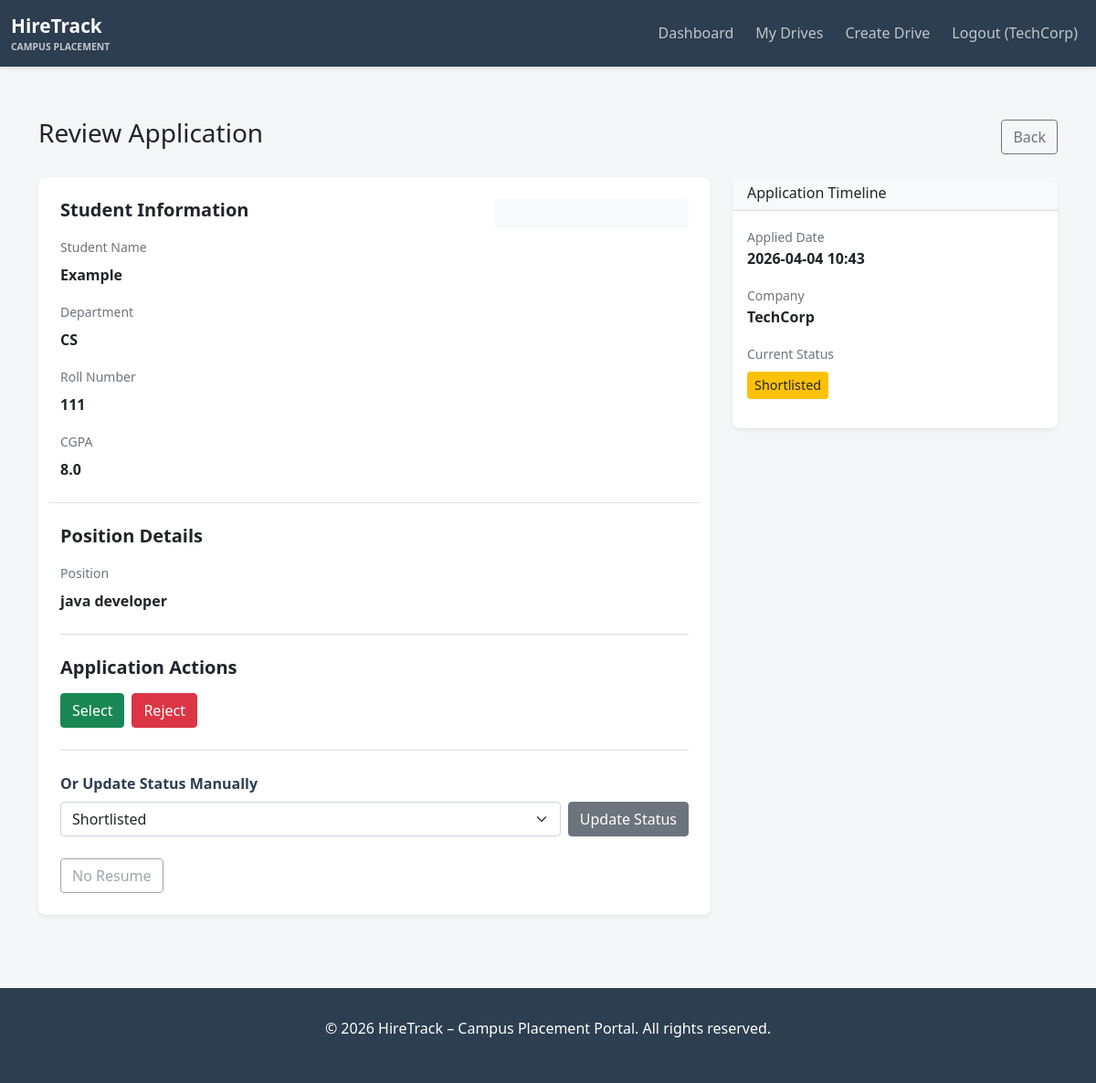
Screenshot of /company/application/1/review (signed in) with the database file from the repository.
### app/models.py (models this page shows, shortened)
class Company(UserMixin, db.Model):
    __tablename__ = 'company'
    id = db.Column(db.Integer, primary_key=True)
    company_name = db.Column(db.String(255), nullable=False, unique=True)
    email = db.Column(db.String(120), unique=True, nullable=False, index=True)
    password_hash = db.Column(db.String(255), nullable=False)
    hr_contact = db.Column(db.String(120), nullable=False)
    website = db.Column(db.String(255))
    approval_status = db.Column(db.String(20), default='Pending')  # Pending, Approved, Rejected
    is_active = db.Column(db.Boolean, default=True)
    created_at = db.Column(db.DateTime, default=datetime.utcnow)
    placement_drives = db.relationship('PlacementDrive', backref='company', lazy=True, cascade='all, delete-orphan')

class Student(UserMixin, db.Model):
    __tablename__ = 'student'
    id = db.Column(db.Integer, primary_key=True)
    roll_number = db.Column(db.String(50), unique=True, nullable=False, index=True)
    name = db.Column(db.String(255), nullable=False)
    email = db.Column(db.String(120), unique=True, nullable=False, index=True)
    password_hash = db.Column(db.String(255), nullable=False)
    cgpa = db.Column(db.Float)
    branch = db.Column(db.String(100))
    resume_path = db.Column(db.String(255))
    is_active = db.Column(db.Boolean, default=True)
    is_blacklisted = db.Column(db.Boolean, default=False)
    created_at = db.Column(db.DateTime, default=datetime.utcnow)
    updated_at = db.Column(db.DateTime, default=datetime.utcnow, onupdate=datetime.utcnow)
    applications = db.relationship('Application', backref='student', lazy=True, cascade='all, delete-orphan')

class PlacementDrive(db.Model):
    __tablename__ = 'placement_drive'
    id = db.Column(db.Integer, primary_key=True)
    company_id = db.Column(db.Integer, db.ForeignKey('company.id'), nullable=False)
    job_title = db.Column(db.String(255), nullable=False)
    job_description = db.Column(db.Text, nullable=False)
    eligibility_criteria = db.Column(db.Text)
    salary = db.Column(db.String(100))
    application_deadline = db.Column(db.DateTime, nullable=False)
    status = db.Column(db.String(20), default='Pending')  # Pending, Approved, Closed, Rejected
    created_at = db.Column(db.DateTime, default=datetime.utcnow)
    updated_at = db.Column(db.DateTime, default=datetime.utcnow, onupdate=datetime.utcnow)
    applications = db.relationship('Application', backref='placement_drive', lazy=True, cascade='all, delete-orphan')

class Application(db.Model):
    __tablename__ = 'application'
    id = db.Column(db.Integer, primary_key=True)
    student_id = db.Column(db.Integer, db.ForeignKey('student.id'), nullable=False)
    drive_id = db.Column(db.Integer, db.ForeignKey('placement_drive.id'), nullable=False)
    status = db.Column(db.String(20), default='Applied')  # Applied, Shortlisted, Selected, Rejected
    applied_at = db.Column(db.DateTime, default=datetime.utcnow)
    updated_at = db.Column(db.DateTime, default=datetime.utcnow, onupdate=datetime.utcnow)
    __table_args__ = (db.UniqueConstraint('student_id', 'drive_id', name='unique_student_drive'),)

### app/routes.py (the view)
@company_bp.route('/application/<int:app_id>/review')
@company_required
def review_application(app_id):
    application = Application.query.get_or_404(app_id)
    if application.placement_drive.company_id != current_user.id:
        flash('You do not have permission to view this application.', 'danger')
        return redirect(url_for('company.view_drives'))
    return render_template('company/review_application.html', application=application)

### app/routes.py (called while the page is built)
def company_required(f):
    @wraps(f)
    def decorated_function(*args, **kwargs):
        if not current_user.is_authenticated or not isinstance(current_user, Company):
            flash('You must be logged in as company to access this page.', 'danger')
            return redirect(url_for('auth.login'))
        if current_user.approval_status != 'Approved':
            flash('Your company account is not approved yet.', 'warning')
            return redirect(url_for('main.index'))
        return f(*args, **kwargs)
    return decorated_function

### app/templates/company/review_application.html (shortened to what this page needs)
{% extends "base.html" %}
{% block content %}
<div class="container mt-4">
    <div class="d-flex justify-content-between align-items-center mb-4">
        <h3>Review Application</h3>
        <a href="{{ url_for('company.view_applications', drive_id=application.placement_drive.id) }}" class="btn btn-outline-secondary">Back</a>
    </div>
    <div class="row">
        <div class="col-lg-8">
            <div class="card border-0 shadow-sm">
                <div class="card-body p-4">
                    <div class="row mb-4 pb-4 border-bottom">
                        <div class="col-md-8">
                            <h5 class="mb-3"><strong>Student Information</strong></h5>
                            <div class="mb-3">
                                <label class="form-label text-muted small">Student Name</label>
                                <p class="mb-0"><strong>{{ application.student.name }}</strong></p>
                            </div>
                            <div class="mb-3">
                                <label class="form-label text-muted small">Department</label>
                                <p class="mb-0"><strong>{{ application.student.branch or 'N/A' }}</strong></p>
                            </div>
                            <div class="mb-3">
                                <label class="form-label text-muted small">Roll Number</label>
                                <p class="mb-0"><strong>{{ application.student.roll_number }}</strong></p>
                            </div>
                            <div class="mb-0">
                                <label class="form-label text-muted small">CGPA</label>
                                <p class="mb-0"><strong>{{ application.student.cgpa }}</strong></p>
                            </div>
                        </div>
                        <div class="col-md-4 text-end">
                            <div class="bg-light p-3 rounded">
                            </div>
                        </div>
                    </div>
                    <div class="mb-4 pb-4 border-bottom">
                        <h5 class="mb-3"><strong>Position Details</strong></h5>
                        <div class="mb-0">
                            <label class="form-label text-muted small">Position</label>
                            <p class="mb-0"><strong>{{ application.placement_drive.job_title }}</strong></p>
                        </div>
                    </div>
                    <div class="mb-4">
                        <h5 class="mb-3"><strong>Application Actions</strong></h5>
                        <div class="d-flex gap-2 flex-wrap">
                            {% if application.status != 'Selected' %}
                                <form method="POST" action="{{ url_for('company.select_application', app_id=application.id) }}" style="display: inline;">
                                    <button type="submit" class="btn btn-success" title="Select this candidate">Select</button>
                                </form>
                            {% endif %}
                            {% if application.status != 'Rejected' %}
                                <form method="POST" action="{{ url_for('company.reject_application', app_id=application.id) }}" style="display: inline;">
                                    <button type="submit" class="btn btn-danger" title="Reject this candidate" onclick="if(!confirm('Are you sure you want to reject this candidate?')) return false;">Reject</button>
                                </form>
                            {% endif %}
                        </div>
                        <div class="mt-4 pt-4 border-top">
                            <label class="form-label"><strong>Or Update Status Manually</strong></label>
                            <form method="POST" action="{{ url_for('company.update_application_status', app_id=application.id) }}" class="d-flex gap-2 align-items-end">
                                <div class="flex-grow-1">
                                    <select class="form-select" name="status" required>
                                        <option value="Shortlisted" {% if application.status == 'Shortlisted' %}selected{% endif %}>Shortlisted</option>
                                    </select>
                                </div>
                                <button type="submit" class="btn btn-secondary">Update Status</button>
                            </form>
                        </div>
                    </div>
                    <div class="d-flex gap-2">
                        {% if application.student.resume_path %}
                            <a href="{{ url_for('company.download_student_resume', student_id=application.student.id) }}" class="btn btn-outline-primary" target="_blank">
                                <i class="bi bi-file-earmark-pdf"></i> View Resume
                            </a>
                        {% else %}
                            <button class="btn btn-outline-secondary" disabled>
                                 No Resume
                            </button>
                        {% endif %}
                    </div>
                </div>
            </div>
        </div>
        <div class="col-lg-4">
            <div class="card border-0 shadow-sm">
                <div class="card-header bg-light">
                    <h6 class="mb-0">Application Timeline</h6>
                </div>
                <div class="card-body">
                    <div class="mb-3">
                        <small class="text-muted">Applied Date</small>
                        <p class="mb-0"><strong>{{ application.applied_at.strftime('%Y-%m-%d %H:%M') }}</strong></p>
                    </div>
                    <div class="mb-3">
                        <small class="text-muted">Company</small>
                        <p class="mb-0"><strong>{{ application.placement_drive.company.company_name }}</strong></p>
                    </div>
                    <div class="mb-0">
                        <small class="text-muted">Current Status</small>
                        <p class="mt-2">
                            <span class="badge
                                {% if application.status == 'Applied' %}
                                    bg-info
                                {% elif application.status == 'Shortlisted' %}
                                    bg-warning text-dark
                                {% elif application.status == 'Selected' %}
                                    bg-success
                                {% else %}
                                    bg-danger
                                {% endif %}
                                p-2" style="font-size: 0.9rem;">
                                {{ application.status }}
                            </span>
                        </p>
                    </div>
                </div>
            </div>
        </div>
    </div>
</div>
{% endblock %}

### app/templates/base.html (shortened to what this page needs)
<!DOCTYPE html>
<html lang="en">
<head>
<link rel="stylesheet" href="https://cdn.jsdelivr.net/npm/bootstrap@5.1.3/dist/css/bootstrap.min.css">
</head>
<body>
<nav class="navbar navbar-expand-lg navbar-dark">
<div class="container-fluid">
<a class="navbar-brand d-flex align-items-center" href="{{ url_for('main.index') }}">
<div>
<div style="font-weight:700;font-size:1.3rem;">HireTrack</div>
<div style="font-size:0.65rem;opacity:0.7;">CAMPUS PLACEMENT</div>
</div>
</a>
<div class="collapse navbar-collapse" id="navbarNav">
<ul class="navbar-nav ms-auto gap-2">
{% if current_user.is_authenticated %}
{% if current_user.__class__.__name__ == 'Admin' %}
<li class="nav-item">
<a class="nav-link {% if request.endpoint=='admin.dashboard' %}active{% endif %}"
href="{{ url_for('admin.dashboard') }}">Admin Dashboard</a>
</li>
<li class="nav-item">
<a class="nav-link {% if request.endpoint=='admin.manage_companies' %}active{% endif %}"
href="{{ url_for('admin.manage_companies') }}">Companies</a>
</li>
<li class="nav-item">
<a class="nav-link {% if request.endpoint=='admin.manage_students' %}active{% endif %}"
href="{{ url_for('admin.manage_students') }}">Students</a>
</li>
<li class="nav-item">
<a class="nav-link {% if request.endpoint=='admin.manage_drives' %}active{% endif %}"
href="{{ url_for('admin.manage_drives') }}">Drives</a>
</li>
<li class="nav-item">
<a class="nav-link {% if request.endpoint=='admin.view_applications' %}active{% endif %}"
href="{{ url_for('admin.view_applications') }}">Applications</a>
</li>
{% elif current_user.__class__.__name__ == 'Company' %}
<li class="nav-item">
<a class="nav-link {% if request.endpoint=='company.dashboard' %}active{% endif %}"
href="{{ url_for('company.dashboard') }}">Dashboard</a>
</li>
<li class="nav-item">
<a class="nav-link {% if request.endpoint=='company.view_drives' %}active{% endif %}"
href="{{ url_for('company.view_drives') }}">My Drives</a>
</li>
<li class="nav-item">
<a class="nav-link {% if request.endpoint=='company.create_drive' %}active{% endif %}"
href="{{ url_for('company.create_drive') }}">Create Drive</a>
</li>
{% endif %}
<li class="nav-item">
<a class="nav-link" href="{{ url_for('auth.logout') }}">
Logout ({{ current_user.username if current_user.__class__.__name__ == 'Admin' else current_user.company_name if current_user.__class__.__name__ == 'Company' else current_user.name }})
</a>
</li>
{% endif %}
</ul>
</div>
</div>
</nav>
<div class="container-main">
{% block content %}{% endblock %}
</div>
<footer>
<p>&copy; 2026 HireTrack – Campus Placement Portal. All rights reserved.</p>
</footer>
</body>
</html>

### app/templates/base.html (style rules this page uses)
:root { --primary-color:#2c3e50; --secondary-color:#3498db; --success-color:#27ae60; --danger-color:#e74c3c; --warning-color:#f39c12; }
body { font-family:'Segoe UI',Tahoma,Geneva,Verdana,sans-serif; background-color:#f5f6f8; }
.navbar { background-color:var(--primary-color); box-shadow:0 2px 4px rgba(0,0,0,0.1); }
.navbar-brand { font-weight:700; font-size:1.5rem; }
.container-main { margin-top:2rem; margin-bottom:2rem; }
html, body { height: 100%; }
body { display: flex; flex-direction: column; }
.container-main { flex: 1; }
.card { border:none; border-radius:8px; box-shadow:0 2px 8px rgba(0,0,0,0.1); }
.form-label { font-weight:500; color:var(--primary-color); }
.badge { padding:0.5rem 1rem; font-weight:500; }
.nav-link { color:rgba(255,255,255,0.7)!important; transition:all 0.2s ease; }
footer { background-color:var(--primary-color); color:white; padding:2rem 0; margin-top:3rem; text-align:center; }

### rows the page displays
Company: company_name "TechCorp", placement_drive.company.company_name "TechCorp"
Student: student.name "Example", student "CS", student.roll_number "111", student.cgpa "8.0"
PlacementDrive: placement_drive.job_title "java developer"
Application: status "Shortlisted", applied_at "2026-04-04 10:43"
